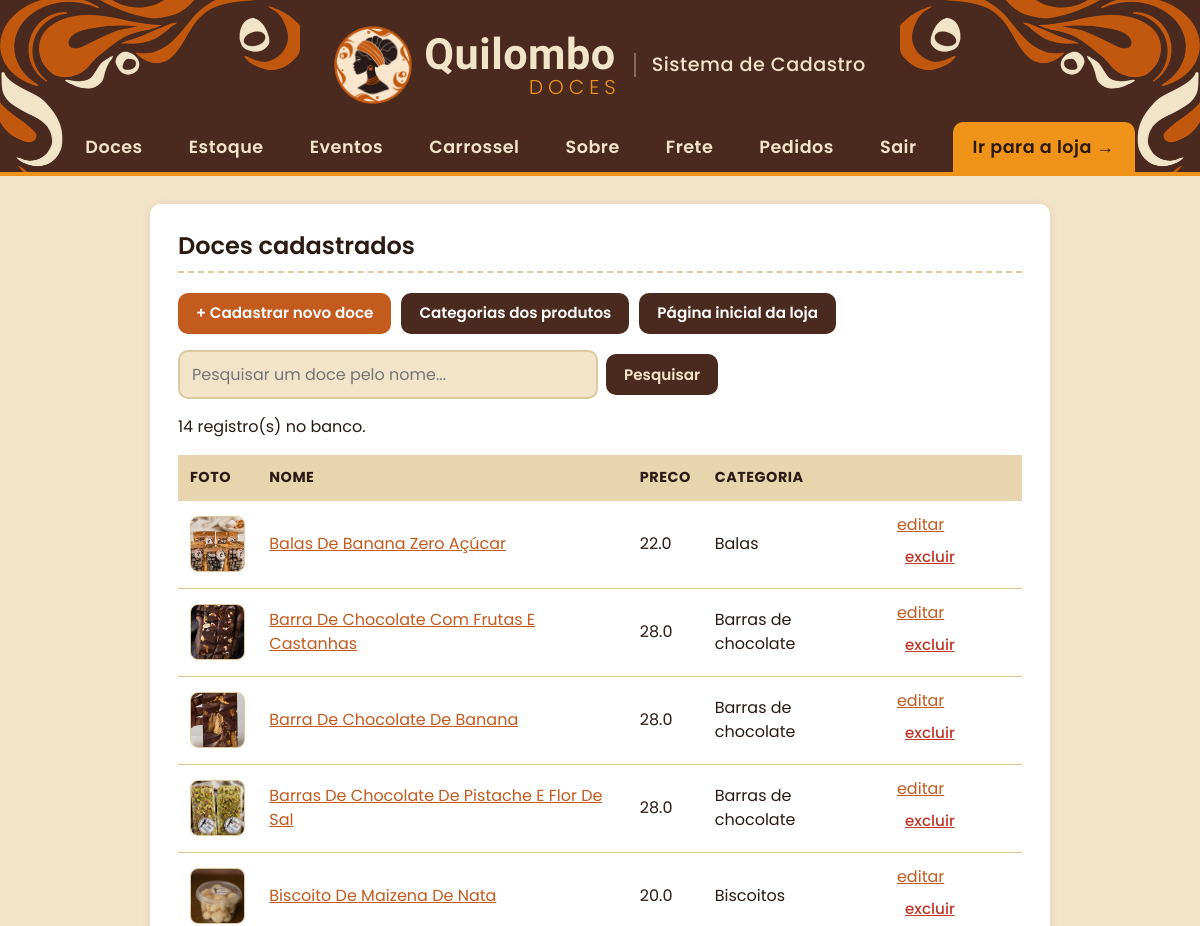
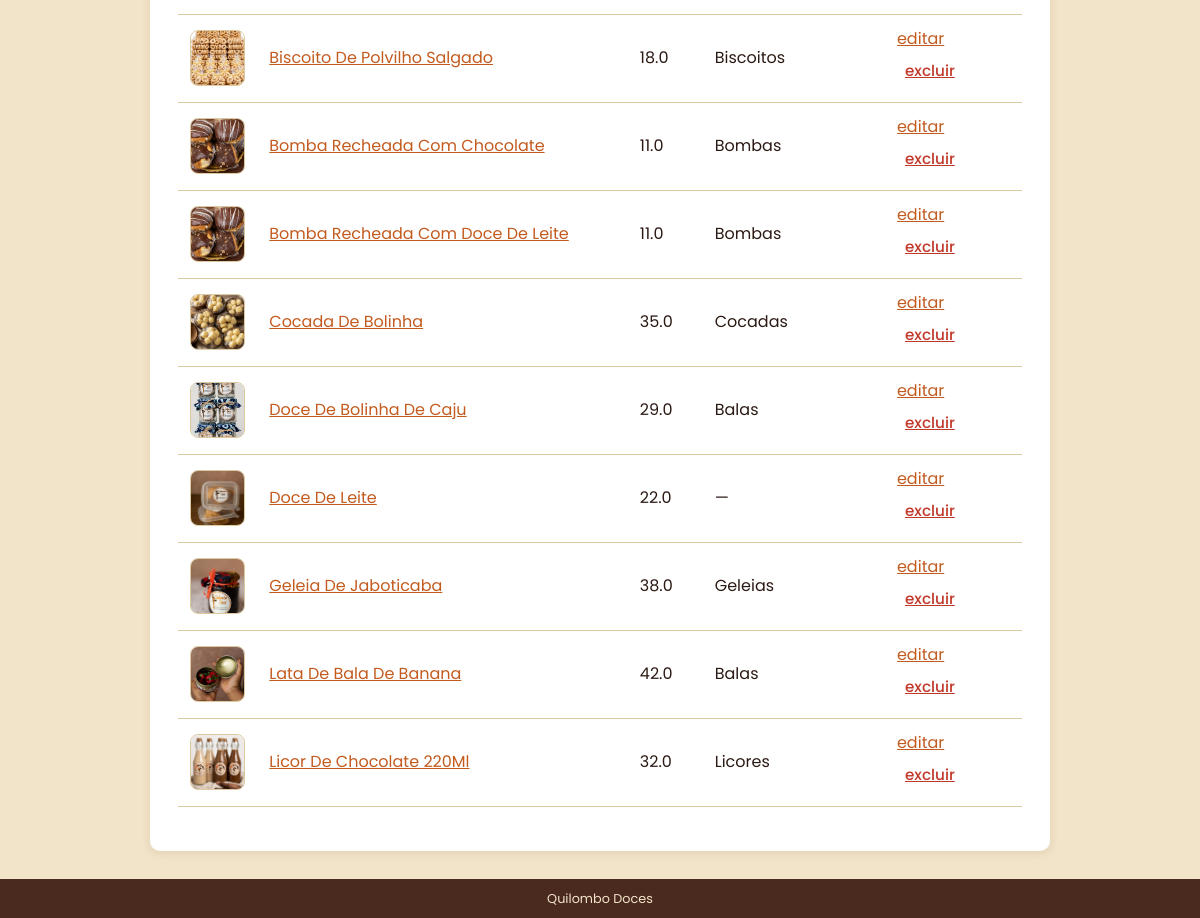
/ (signed in), run on the app's committed database (2 pictures, top to bottom).
### tables this page shows
CREATE TABLE doces (
            id     INTEGER PRIMARY KEY AUTOINCREMENT,
            nome   TEXT    NOT NULL,
            preco  REAL    NOT NULL
        , imagem TEXT, descricao TEXT, destaque INTEGER NOT NULL DEFAULT 0, estoque INTEGER NOT NULL DEFAULT 0, categoria_id INTEGER);

CREATE TABLE categorias (
                id    INTEGER PRIMARY KEY AUTOINCREMENT,
                nome  TEXT    NOT NULL
            , posicao INTEGER NOT NULL DEFAULT 0);

### app.py (the view)
@app.route("/")
def listar():
    termo = request.args.get("termo", "").strip()
    conn = conectar_banco()
    doces = conn.execute(
        'SELECT doces.*, categorias.nome AS categoria FROM doces '
        'LEFT JOIN categorias ON categorias.id = doces.categoria_id '
        'WHERE LOWER(doces.nome) LIKE ? '
        'ORDER BY doces.nome', (f'%{termo.lower()}%',)).fetchall()
    conn.close()
    return render_template("lista.html", doces=doces, termo=termo,
                           msg=request.args.get("msg", ""))

### app.py (called while the page is built)
@app.context_processor
def dados_globais():
    return {
        "qtd_carrinho": sum(session.get("carrinho", {}).values()),
        "whatsapp": WHATSAPP,
        "pedidos_pendentes": contar_pedidos_pendentes(),
        "cliente": cliente_atual(),      # cliente logado na loja (ou None)
    }

def contar_pedidos_pendentes():
    conn = conectar_banco()
    qtd = conn.execute(
        "SELECT COUNT(*) FROM pedidos WHERE status = 'informado'").fetchone()[0]
    conn.close()
    return qtd

@app.before_request
def proteger_admin():
    endpoint = request.endpoint or ""
    if (not endpoint                            # pagina que nao existe: mostra o erro 404
            or endpoint.startswith("loja")
            or endpoint.startswith("contas.")
            or endpoint in PAGINAS_PUBLICAS
            or session.get("admin_id")
            or conta_e_admin()):                  # conta de admin logada na loja: entra direto
        return None
    if endpoint == "listar":
        return redirect(url_for("loja"))
    proximo = request.path if request.method == "GET" else ""
    return redirect(url_for("admin_entrar", proximo=proximo))

### contas.py (called while the page is built, shortened)
def cliente_atual():
    id_cliente = session.get("cliente_id")
    if not id_cliente:
        return None

def conta_e_admin():
    cliente = cliente_atual()
    return cliente is not None and so_numeros(cliente["cpf"]) in CPFS_ADMIN

@contas.before_app_request
def exigir_email():
    endpoint = request.endpoint or ""
    if not (endpoint.startswith("loja") or endpoint.startswith("contas.")):
        return None                         # area do admin, arquivos etc.

### templates/lista.html (shortened to what this page needs)
{% extends "base.html" %}
{% block conteudo %}
  <h2>Doces cadastrados</h2>
  <p class="botoes-topo">
    <a class="botao" href="{{ url_for('novo') }}">+ Cadastrar novo doce</a>
    <a class="botao botao-secundario" href="{{ url_for('categorias') }}">Categorias dos produtos</a>
    <a class="botao botao-secundario" href="{{ url_for('pagina_inicial') }}">Página inicial da loja</a>
  </p>
  <form class="busca-admin" method="get" action="{{ url_for('listar') }}">
    <input type="text" name="termo" value="{{ termo }}" placeholder="Pesquisar um doce pelo nome..."
           aria-label="Pesquisar doce">
    <button type="submit">Pesquisar</button>
  </form>
  {% if doces %}
    {% if termo %}
      <p>{{ doces|length }} resultado(s) para "{{ termo }}".</p>
    {% else %}
      <p>{{ doces|length }} registro(s) no banco.</p>
    {% endif %}
    <table>
      <tr>
        <th>Foto</th>
        <th>Nome</th>
        <th>Preco</th>
        <th>Categoria</th>
        <th></th>
      </tr>
      {% for p in doces %}
      <tr>
        <td>
          {% if p['imagem'] %}
            <img class="miniatura" src="{{ url_for('static', filename='uploads/' ~ p['imagem']) }}" alt="">
          {% else %}
            <span class="miniatura sem-foto">{{ p['nome'][0]|upper }}</span>
          {% endif %}
        </td>
        <td><a href="{{ url_for('detalhe', id_doce=p['id']) }}">{{ p['nome'] }}</a></td>
        <td>{{ p['preco'] }} </td>
        <td>{{ p['categoria'] or '—' }}</td>
        <td>
          <a href="{{ url_for('editar', id_doce=p['id']) }}">editar</a>
          <form method="post" action="{{ url_for('excluir', id_doce=p['id']) }}"
                onsubmit="return confirm('Excluir {{ p['nome'] }}?');">
            <button type="submit" class="link-perigo">excluir</button>
          </form>
        </td>
      </tr>
      {% endfor %}
    </table>
  {% elif termo %}
    <p class="vazio">Nenhum doce encontrado com "{{ termo }}".</p>
  {% else %}
    <p class="vazio">Nenhum doce cadastrado ainda.</p>
  {% endif %}
{% endblock %}

### static/estilo.css (style rules this page uses)
:root { --areia: #f2e4c8; --areia-escura: #e8d5ae; --cacau: #2b1a14; --raiz: #4a2a1e; --cacau-2: #2b1a14; --terracota: #c35a1e; --terracota-hover: #4a2a1e; --ouro: #ef9319; --ouro-hover: #d6820f; --verde: #25d366; --verde-hover: #1da851; --perigo: #c0392b; --sucesso-bg: #e8f6ec; --sucesso-txt: #1e6b3a; --erro-bg: #fdecea; --branco: #ffffff; --borda: #dcc9a0; --texto-suave: #6b4a3a; --raio: 10px; --raio-grande: 12px; --sombra: 0 2px 10px rgba(74, 42, 30, 0.10); --sombra-forte: 0 8px 20px rgba(74, 42, 30, 0.18); --fonte-texto: "Poppins", Arial, sans-serif; --fonte-marca: "Kaushan Script", cursive; }
* { box-sizing: border-box; }
body { margin: 0; font-family: var(--fonte-texto); font-size: 16px; line-height: 1.5; color: var(--cacau); background: var(--areia); min-height: 100vh; display: flex; flex-direction: column; }
h1, h2, h3 { font-family: var(--fonte-texto); font-weight: 600; line-height: 1.2; }
a { color: var(--terracota); }
img { max-width: 100%; }
main h2 { margin-top: 0; padding-bottom: 10px; border-bottom: 2px dashed var(--borda); }
table { width: 100%; border-collapse: collapse; margin: 16px 0; }
th { text-align: left; background: var(--areia-escura); padding: 12px; font-size: 0.9rem; text-transform: uppercase; letter-spacing: 0.5px; }
td { padding: 12px; border-bottom: 1px solid var(--borda); vertical-align: middle; word-break: break-word; max-width: 400px; }
td form { display: inline-block; margin: 4px 2px; }
button, .botao, .btn-whatsapp { font-family: inherit; font-size: 0.95rem; font-weight: 600; border: none; border-radius: var(--raio); padding: 9px 18px; cursor: pointer; text-decoration: none; display: inline-block; transition: background 0.2s, transform 0.1s; }
button { background: var(--raiz); color: var(--areia); }
.botao { background: var(--terracota); color: var(--branco); }
.botao-secundario { background: var(--raiz); }
.botoes-topo { display: flex; flex-wrap: wrap; gap: 10px; }
.link-perigo { background: none; color: var(--perigo); padding: 4px 6px; text-decoration: underline; font-weight: 500; }
input[type="text"], input[type="password"], input[type="number"], input[type="date"], textarea { width: 100%; max-width: 420px; padding: 10px 12px; font-family: inherit; font-size: 1rem; color: var(--cacau); background: var(--areia); border: 2px solid var(--borda); border-radius: var(--raio); transition: border-color 0.2s, box-shadow 0.2s; }
form[method="get"] { display: flex; gap: 8px; flex-wrap: wrap; margin-bottom: 16px; }
form[method="get"] input[type="text"] { flex: 1; min-width: 200px; }
.busca-admin { align-items: center; margin-top: 8px; }
.miniatura { display: flex; align-items: center; justify-content: center; width: 56px; height: 56px; object-fit: cover; background: var(--branco); border-radius: 8px; border: 1px solid var(--borda); }

### data on the page
doces: imagem (picture), nome "Balas De Banana Zero Açúcar", preco "22.0", nome "Balas"
doces: imagem (picture), nome "Barra De Chocolate Com Frutas E Castanhas", preco "28.0", nome "Barras de chocolate"
doces: imagem (picture), nome "Barra De Chocolate De Banana", preco "28.0", nome "Barras de chocolate"
doces: imagem (picture), nome "Barras De Chocolate De Pistache E Flor De Sal", preco "28.0", nome "Barras de chocolate"
doces: imagem (picture), nome "Biscoito De Maizena De Nata", preco "20.0", nome "Biscoitos"
doces: imagem (picture), nome "Biscoito De Polvilho Salgado", preco "18.0", nome "Biscoitos"
doces: imagem (picture), nome "Bomba Recheada Com Chocolate", preco "11.0", nome "Bombas"
doces: imagem (picture), nome "Bomba Recheada Com Doce De Leite", preco "11.0", nome "Bombas"
doces: imagem (picture), nome "Cocada De Bolinha", preco "35.0", nome "Cocadas"
doces: imagem (picture), nome "Doce De Bolinha De Caju", preco "29.0", nome "Balas"
doces: imagem (picture), nome "Doce De Leite", preco "22.0", p "—"
doces: imagem (picture), nome "Geleia De Jaboticaba", preco "38.0", nome "Geleias"
doces: imagem (picture), nome "Lata De Bala De Banana", preco "42.0", nome "Balas"
doces: imagem (picture), nome "Licor De Chocolate 220Ml", preco "32.0", nome "Licores"

### other printed values
{{ doces|length }} "14"
